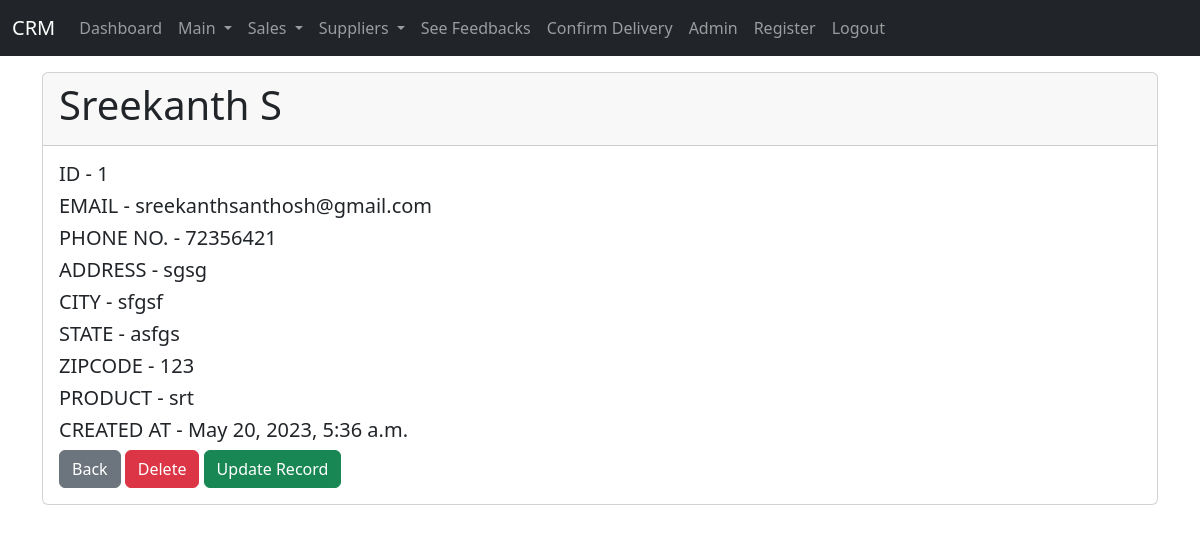
Page /crm/record/1 (signed in) on the committed database.
### mainpart/models.py (models this page shows, shortened)
class Record(models.Model):
    created_at = models.DateTimeField(auto_now_add=True)
    first_name = models.CharField(max_length=100)
    last_name = models.CharField(max_length=100)
    email = models.CharField(max_length=100)
    phone = models.CharField(max_length=10)
    address = models.CharField(max_length=500)
    city = models.CharField(max_length=100)
    state = models.CharField(max_length=100)
    zipcode = models.CharField(max_length=100)
    product = models.CharField(null=True, max_length=100)

### mainpart/views.py (the view)
# urls.py: path('record/<int:pk>', views.customer_record, name='record_crm'),
def customer_record(request, pk):
    if request.user.is_authenticated:
        customer_record = Record.objects.get(id=pk)
        return render(request, 'records.html', {'customer_record':customer_record})
    else:
        messages.success(request, "You must log in to view that page.")
        return redirect('home_crm')

### mainpart/templates/records.html
{% extends 'base.html' %}
{% block content %}
<div class="card">
    <div class="card-header">
        <h1>{{ customer_record.first_name }}
        {{ customer_record.last_name }}</h1>
    </div>
    <div class="card-body">
      <h5 class="card-title">
        ID -  {{ customer_record.id }}
      </h5>
      <h5 class="card-title">
        EMAIL -  {{ customer_record.email }}
      </h5>
      <h5 class="card-title">
        PHONE NO. - {{ customer_record.phone }}
      </h5>
      <h5 class="card-title">
        ADDRESS - {{ customer_record.address }}
      </h5>
      <h5 class="card-title">
        CITY - {{ customer_record.city }}
      </h5>
      <h5 class="card-title">
        STATE - {{ customer_record.state }}
      </h5>
      <h5 class="card-title">
        ZIPCODE - {{ customer_record.zipcode }}
      </h5>
      <h5 class="card-title">
        PRODUCT - {{ customer_record.product }}
      </h5>
      <h5 class="card-title">
        CREATED AT - {{ customer_record.created_at }}
      </h5>
      <a href="{% url 'home_crm' %}" class="btn btn-secondary">Back</a>
      <a href="{% url 'delete_record' customer_record.id %}" class="btn btn-danger">Delete</a>
      <a href="{% url 'update_record_crm' customer_record.id %}" class="btn btn-success">Update Record</a>
    </div>
  </div>
{% endblock %}

### mainpart/templates/base.html (style rules this page uses)
a { color: black; }

### rows in the picture
Record: first_name "Sreekanth", last_name "S", id "1", email "sreekanthsanthosh@gmail.com", phone "72356421", address "sgsg", city "sfgsf", state "asfgs", zipcode "123", product "srt", created_at "May 20, 2023, 5:36 a.m."
